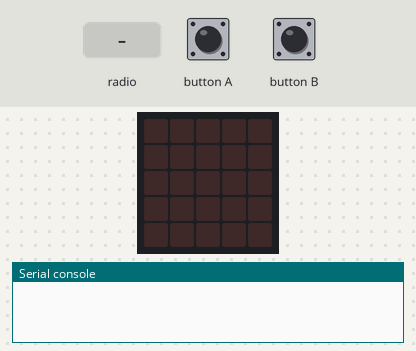
Recording of a program running on a simulated BBC micro:bit (MakeCode). Parts: the board's 5×5 LED display, the last lines printed to the serial console. Inputs (shaded band) come from the test bench. No radio messages arrive unless stated (any console line starting 'radio sent:' is added by the test bench).

Above: at 1.2 s.
1.3 s: button A pressed for 0.15 s
At 2.1 s:
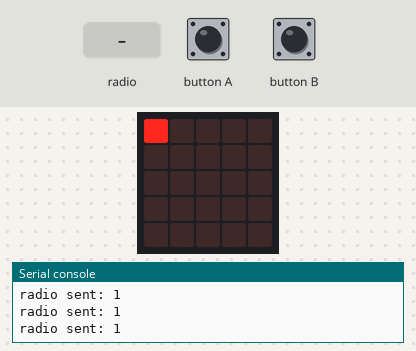
2.9 s: radio message "1" arrives
At 3.8 s:
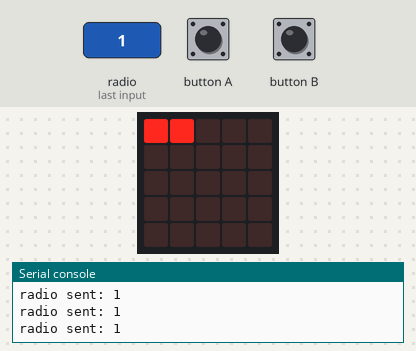
4.4 s: radio message "1" arrives
At 5.4 s:
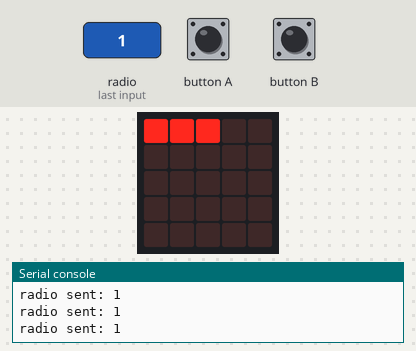
5.9 s: radio message "1" arrives
At 7.0 s:
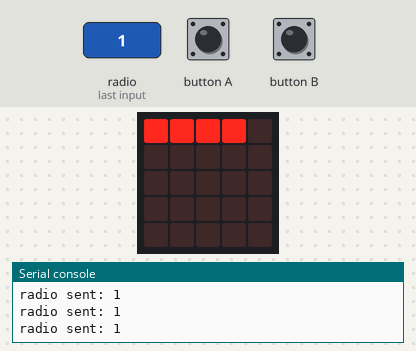
9.0 s: radio message "1" arrives
At 10.3 s:
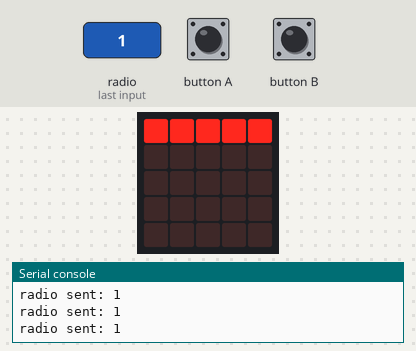
Timing chart, 0 to 11.5 s (numbered marks = the images above; inputs shaded):
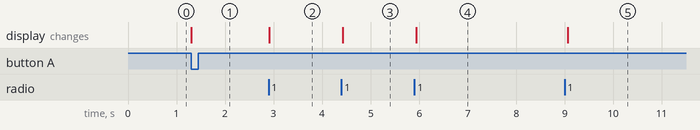

Measured:
- after the input at 1.3 s, the display: changes at once (image 1)
- after the input at 2.9 s, the display: changes at once (image 2)
- after the input at 4.4 s, the display: changes at once (image 3)
- after the input at 5.9 s, the display: changes at once (image 4)
- after the input at 9.0 s, the display: changes after 0.07 s (image 5)

The program:

main.ts
```typescript
radio.onReceivedNumber(function (receivedNumber) {
    if (receivedNumber == 1) {
        ok = 1
    } else {
        ok = 0
    }
})
input.onButtonPressed(Button.B, function () {
    for (let index = 0; index <= 4; index++) {
        radio.setGroup(index)
        radio.sendNumber(0)
    }
})
let radio2 = 0
let ok = 0
radio.setGroup(0)
ok = 0
basic.forever(function () {
    if (input.buttonIsPressed(Button.A)) {
        radio2 = 0
        for (let index = 0; index <= 4; index++) {
            radio.setGroup(radio2)
            while (ok == 0) {
                radio.sendNumber(1)
                led.plot(radio2, 0)
                basic.pause(100)
            }
            ok = 0
            radio2 += 1
        }
        basic.clearScreen()
    }
})
```

test.ts
```typescript
// ide kerülnek a tesztek; a rendszer ezt nem kompilálja, ha a csomagot bővítményként használják.
```
